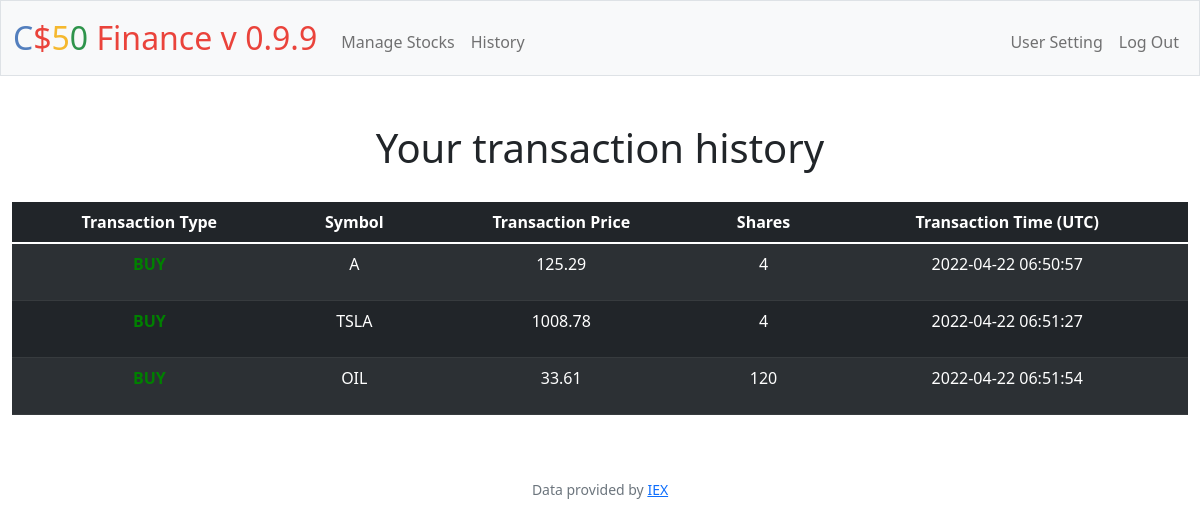
Page /history (signed in) on the committed database.
### tables this page shows
CREATE TABLE 'stocks' (user_id INTEGER, symbol TEXT, shares INTEGER, price INTEGER,'time_stamp' DATETIME DEFAULT CURRENT_TIMESTAMP  );

### app.py (the view)
@app.route("/history", methods=["GET", "POST"])
@login_required
def history():
    if request.method == "POST":
        leaders = request.form.get("lead")
        leader_ign = request.form.get("lead_ign")
        rows = db.execute("SELECT symbol, shares, price, time_stamp FROM stocks WHERE user_id = ?", leaders )
        return render_template("history.html", rows = rows, name = leader_ign, names=True)
    else:
        rows = db.execute("SELECT symbol, shares, price, time_stamp FROM stocks WHERE user_id = ?", session["user_id"] )
        return render_template("history.html", rows = rows, nots=True)

### app.py (called while the page is built)
@app.after_request
def after_request(response):
    response.headers["Cache-Control"] = "no-cache, no-store, must-revalidate"
    response.headers["Expires"] = 0
    response.headers["Pragma"] = "no-cache"
    return response

### helpers.py (called while the page is built)
def login_required(f):
    @wraps(f)
    def decorated_function(*args, **kwargs):
        if session.get("user_id") is None:
            return redirect("/login")
        return f(*args, **kwargs)
    return decorated_function

### templates/history.html (shortened to what this page needs)
{% extends "layout.html" %}
{% block main %}
{% if nots %}
<h1>Your transaction history</h1>
{% endif %}
    <table style='margin-top: 30px' class="table table-striped table-dark">
      <thead>
        <tr>
          <th scope="col"> Transaction Type </th>
          <th scope="col"> Symbol </th>
          <th scope="col"> Transaction Price </th>
          <th scope="col"> Shares </th>
          <th scope="col"> Transaction Time (UTC) </th>
        </tr>
      </thead>
      <tbody>
        {% for row in rows %}
        <tr>
          <th scope="row">
              {% if row["shares"] > 0 %}
              <p style="color:green;">BUY</p>
              {% else %}
              <p style="color:red;">SELL</p>
              {% endif %}
          </th>
          <td>  {{ row["symbol"] }}  </td>
          <td>  {{ row["price"] }}  </td>
          <td>  {{ row["shares"]|abs }}  </td>
          <td>  {{ row["time_stamp"] }}  </td>
        </tr>
        {% endfor %}
      </body>
{% endblock %}

### rows in the picture
stocks: shows "BUY", symbol "A", price "125.29", shares|abs "4", time_stamp "2022-04-22 06:50:57"
stocks: shows "BUY", symbol "TSLA", price "1008.78", shares|abs "4", time_stamp "2022-04-22 06:51:27"
stocks: shows "BUY", symbol "OIL", price "33.61", shares|abs "120", time_stamp "2022-04-22 06:51:54"
